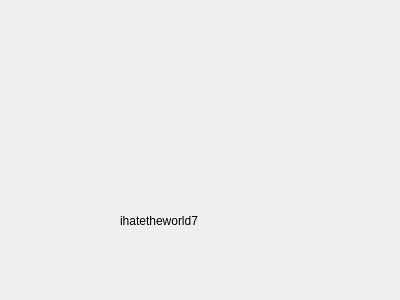
<?xml version="1.0" encoding="UTF-8"?>
<ui version="4.0">
 <class>Widget</class>
 <widget class="QWidget" name="Widget">
  <property name="geometry">
   <rect>
    <x>0</x>
    <y>0</y>
    <width>400</width>
    <height>300</height>
   </rect>
  </property>
  <property name="windowTitle">
   <string>Widget</string>
  </property>
  <widget class="QLabel" name="label">
   <property name="geometry">
    <rect>
     <x>120</x>
     <y>200</y>
     <width>161</width>
     <height>41</height>
    </rect>
   </property>
   <property name="text">
    <string>ihatetheworld7</string>
   </property>
  </widget>
 </widget>
 <layoutdefault spacing="6" margin="11"/>
 <resources/>
 <connections/>
</ui>
